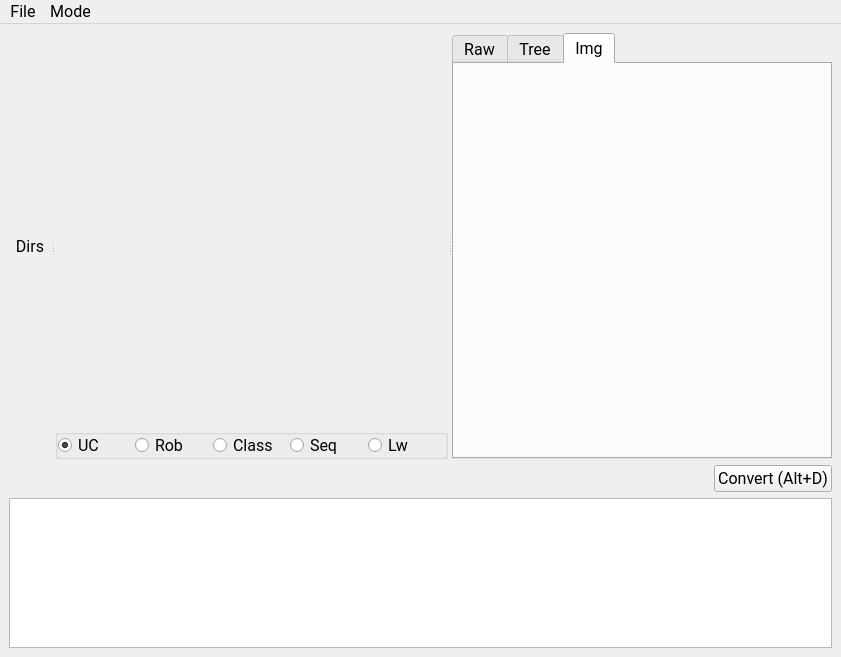
<?xml version="1.0" encoding="UTF-8"?>
<ui version="4.0">
 <class>MainWindow</class>
 <widget class="QMainWindow" name="MainWindow">
  <property name="geometry">
   <rect>
    <x>0</x>
    <y>0</y>
    <width>841</width>
    <height>657</height>
   </rect>
  </property>
  <property name="sizePolicy">
   <sizepolicy hsizetype="Preferred" vsizetype="Preferred">
    <horstretch>0</horstretch>
    <verstretch>0</verstretch>
   </sizepolicy>
  </property>
  <property name="font">
   <font>
    <family>Roboto</family>
    <pointsize>12</pointsize>
   </font>
  </property>
  <property name="windowTitle">
   <string>PlantUML to Structs viewer</string>
  </property>
  <property name="windowIcon">
   <iconset resource="resources/resources.qrc">
    <normaloff>:/img/logo.png</normaloff>:/img/logo.png</iconset>
  </property>
  <widget class="QWidget" name="centralwidget">
   <layout class="QGridLayout" name="gridLayout_4">
    <item row="0" column="0" colspan="2">
     <widget class="QSplitter" name="splitter">
      <property name="orientation">
       <enum>Qt::Horizontal</enum>
      </property>
      <widget class="QLabel" name="label">
       <property name="text">
        <string>Dirs</string>
       </property>
       <property name="alignment">
        <set>Qt::AlignCenter</set>
       </property>
      </widget>
      <widget class="QWidget" name="layoutWidget">
       <layout class="QVBoxLayout" name="verticalLayout_2">
        <item>
         <widget class="QCodeEditor" name="codeEditor" native="true">
          <property name="sizePolicy">
           <sizepolicy hsizetype="Preferred" vsizetype="Preferred">
            <horstretch>0</horstretch>
            <verstretch>0</verstretch>
           </sizepolicy>
          </property>
         </widget>
        </item>
        <item>
         <widget class="QGroupBox" name="groupBox_2">
          <property name="minimumSize">
           <size>
            <width>0</width>
            <height>30</height>
           </size>
          </property>
          <property name="maximumSize">
           <size>
            <width>16777215</width>
            <height>30</height>
           </size>
          </property>
          <property name="title">
           <string/>
          </property>
          <layout class="QGridLayout" name="gridLayout_2">
           <property name="leftMargin">
            <number>0</number>
           </property>
           <property name="topMargin">
            <number>0</number>
           </property>
           <property name="rightMargin">
            <number>0</number>
           </property>
           <property name="bottomMargin">
            <number>0</number>
           </property>
           <property name="spacing">
            <number>0</number>
           </property>
           <item row="0" column="0">
            <layout class="QHBoxLayout" name="horizontalLayout_3">
             <property name="sizeConstraint">
              <enum>QLayout::SetDefaultConstraint</enum>
             </property>
             <item>
              <widget class="QRadioButton" name="radioButtonUc">
               <property name="layoutDirection">
                <enum>Qt::LeftToRight</enum>
               </property>
               <property name="text">
                <string>UC</string>
               </property>
               <property name="checked">
                <bool>true</bool>
               </property>
              </widget>
             </item>
             <item>
              <widget class="QRadioButton" name="radioButtonRob">
               <property name="layoutDirection">
                <enum>Qt::LeftToRight</enum>
               </property>
               <property name="text">
                <string>Rob</string>
               </property>
              </widget>
             </item>
             <item>
              <widget class="QRadioButton" name="radioButtonClass">
               <property name="layoutDirection">
                <enum>Qt::LeftToRight</enum>
               </property>
               <property name="text">
                <string>Class</string>
               </property>
              </widget>
             </item>
             <item>
              <widget class="QRadioButton" name="radioButtonSeq">
               <property name="layoutDirection">
                <enum>Qt::LeftToRight</enum>
               </property>
               <property name="text">
                <string>Seq</string>
               </property>
              </widget>
             </item>
             <item>
              <widget class="QRadioButton" name="radioButtonLw">
               <property name="text">
                <string>Lw</string>
               </property>
              </widget>
             </item>
            </layout>
           </item>
          </layout>
         </widget>
        </item>
       </layout>
      </widget>
      <widget class="QTabWidget" name="tabWidget">
       <property name="sizePolicy">
        <sizepolicy hsizetype="Expanding" vsizetype="Expanding">
         <horstretch>0</horstretch>
         <verstretch>0</verstretch>
        </sizepolicy>
       </property>
       <property name="currentIndex">
        <number>2</number>
       </property>
       <widget class="QWidget" name="tabRaw">
        <attribute name="title">
         <string>Raw</string>
        </attribute>
        <layout class="QGridLayout" name="gridLayout">
         <property name="leftMargin">
          <number>0</number>
         </property>
         <property name="topMargin">
          <number>0</number>
         </property>
         <property name="rightMargin">
          <number>0</number>
         </property>
         <property name="bottomMargin">
          <number>0</number>
         </property>
         <property name="spacing">
          <number>0</number>
         </property>
         <item row="0" column="0">
          <widget class="QTextEdit" name="textEditJson"/>
         </item>
        </layout>
       </widget>
       <widget class="QWidget" name="tabTree">
        <attribute name="title">
         <string>Tree</string>
        </attribute>
        <layout class="QGridLayout" name="gridLayout_3">
         <property name="leftMargin">
          <number>0</number>
         </property>
         <property name="topMargin">
          <number>0</number>
         </property>
         <property name="rightMargin">
          <number>0</number>
         </property>
         <property name="bottomMargin">
          <number>0</number>
         </property>
         <property name="spacing">
          <number>0</number>
         </property>
         <item row="0" column="0">
          <widget class="QTreeView" name="treeViewJson"/>
         </item>
        </layout>
       </widget>
       <widget class="QWidget" name="tabImg">
        <attribute name="title">
         <string>Img</string>
        </attribute>
       </widget>
      </widget>
     </widget>
    </item>
    <item row="1" column="0">
     <spacer name="horizontalSpacer">
      <property name="orientation">
       <enum>Qt::Horizontal</enum>
      </property>
      <property name="sizeHint" stdset="0">
       <size>
        <width>40</width>
        <height>20</height>
       </size>
      </property>
     </spacer>
    </item>
    <item row="1" column="1">
     <widget class="QPushButton" name="pushBtnConvert">
      <property name="text">
       <string>Convert (Alt+D)</string>
      </property>
      <property name="shortcut">
       <string>Alt+D</string>
      </property>
     </widget>
    </item>
    <item row="2" column="0" colspan="2">
     <widget class="QPlainTextEdit" name="plainTextEditLog">
      <property name="maximumSize">
       <size>
        <width>16777215</width>
        <height>150</height>
       </size>
      </property>
     </widget>
    </item>
   </layout>
  </widget>
  <widget class="QMenuBar" name="menuBar">
   <property name="geometry">
    <rect>
     <x>0</x>
     <y>0</y>
     <width>841</width>
     <height>24</height>
    </rect>
   </property>
   <widget class="QMenu" name="menuFile">
    <property name="title">
     <string>File</string>
    </property>
    <addaction name="actionExit"/>
   </widget>
   <widget class="QMenu" name="menuMode">
    <property name="title">
     <string>Mode</string>
    </property>
    <addaction name="actionProject"/>
    <addaction name="actionTry"/>
   </widget>
   <addaction name="menuFile"/>
   <addaction name="menuMode"/>
  </widget>
  <action name="actionProject">
   <property name="text">
    <string>Project</string>
   </property>
  </action>
  <action name="actionTry">
   <property name="text">
    <string>Try</string>
   </property>
  </action>
  <action name="actionExit">
   <property name="text">
    <string>Exit</string>
   </property>
  </action>
 </widget>
 <customwidgets>
  <customwidget>
   <class>QCodeEditor</class>
   <extends>QWidget</extends>
   <header location="global">internal/QCodeEditor.hpp</header>
   <container>1</container>
  </customwidget>
 </customwidgets>
 <resources>
  <include location="resources/resources.qrc"/>
 </resources>
 <connections/>
</ui>
